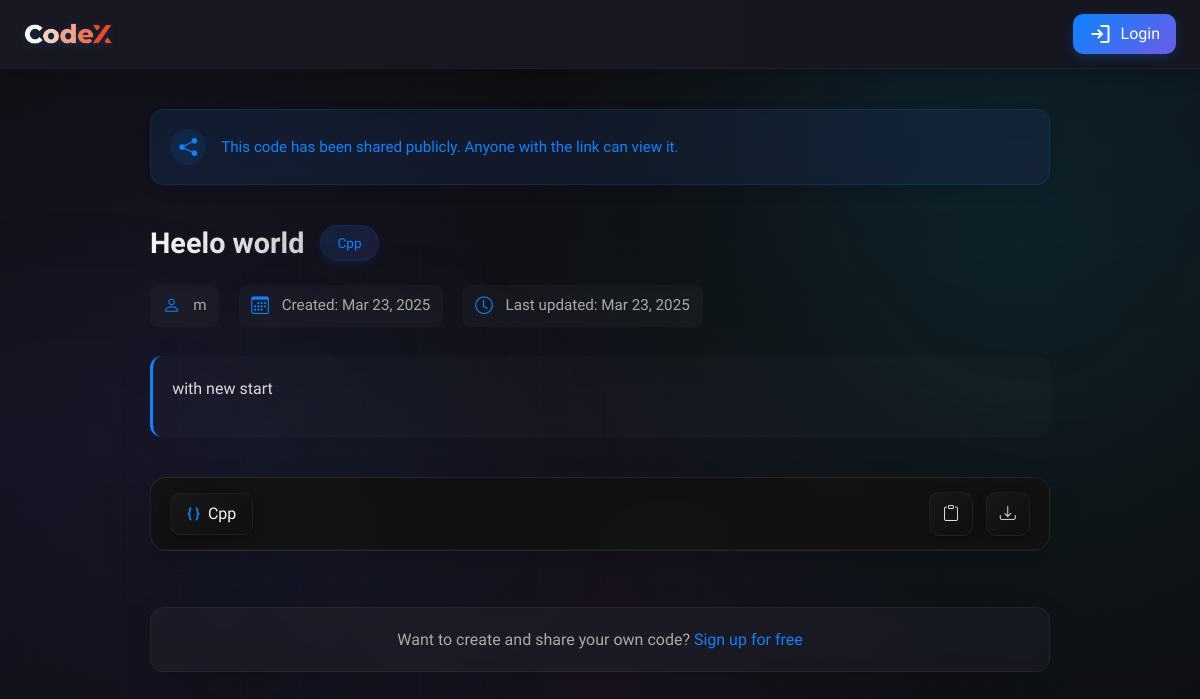
The app's page /core/shared-code/6/ with its own data.
### core/models.py (models this page shows, shortened)
class CodeSnippet(models.Model):
    title = models.CharField(max_length=100)
    description = models.TextField(blank=True, null=True)
    language = models.CharField(max_length=20, choices=LANGUAGE_CHOICES)
    owner = models.ForeignKey(User, on_delete=models.CASCADE, related_name='snippets')
    code_content = models.TextField()
    user_input = models.TextField(
        blank=True,
        null=True,
        help_text="Input provided by the user for code execution"
    )
    requirements = models.TextField(
        blank=True,
        null=True,
        help_text="Additional requirements or specifications for the code"
    )
    created_at = models.DateTimeField(auto_now_add=True)
    updated_at = models.DateTimeField(auto_now=True)

### core/views.py (the view)
# urls.py: path('shared-code/<int:pk>/', views.shared_code, name='shared_code'),
def shared_code(request, pk):
    snippet = get_object_or_404(CodeSnippet, pk=pk)
    return render(request, 'shared_code.html', {'snippet': snippet})

### templates/shared_code.html (shortened to what this page needs)
{% extends 'base.html' %}
{% load static %}
{% block extra_css %}
    <link rel="stylesheet" href="https://cdn.jsdelivr.net/npm/bootstrap-icons@1.11.0/font/bootstrap-icons.css">
    <link rel="stylesheet" href="https://cdnjs.cloudflare.com/ajax/libs/codemirror/5.65.2/codemirror.min.css">
    <link rel="stylesheet" href="https://cdnjs.cloudflare.com/ajax/libs/codemirror/5.65.2/theme/dracula.min.css">
    <link rel="stylesheet" href="{% static 'css/shared_code.css' %}">
{% endblock %}
{% block background_elements %}
    <div class="bg-element bg-element-1"></div>
{% endblock %}
{% block header %}
    <header class="header">
        <div class="logo-section">
            <img src="{% static 'codexc.png'%}" alt="CodeX Logo"/>
        </div>
        <a href="{% url 'login_page' %}" class="login-btn">
            <span class="material-symbols-outlined">login</span> Login
        </a>
    </header>
{% endblock %}
{% block content %}
    <div class="main-content">
        <div class="container-fluid">
            <div class="row">
                <div class="col-12">
                    <div class="shared-banner">
                        <i class="bi bi-share-fill"></i>
                        <div class="shared-info">
                            This code has been shared publicly. Anyone with the link can view it.
                        </div>
                    </div>
                    <div class="code-info">
                        <div class="code-title">
                            <h2>{{ snippet.title }}</h2>
                            <span class="language-badge">{{ snippet.language|capfirst }}</span>
                        </div>
                        <div class="code-meta">
                            <div class="meta-item">
                                <i class="bi bi-person"></i>
                                <span>{{ snippet.owner.username }}</span>
                            </div>
                            <div class="meta-item">
                                <i class="bi bi-calendar3"></i>
                                <span>Created: {{ snippet.created_at|date:"M d, Y" }}</span>
                            </div>
                            <div class="meta-item">
                                <i class="bi bi-clock"></i>
                                <span>Last updated: {{ snippet.updated_at|date:"M d, Y" }}</span>
                            </div>
                        </div>
                        {% if snippet.description %}
                            <div class="code-description">
                                <p>{{ snippet.description }}</p>
                            </div>
                        {% endif %}
                    </div>
                    <div class="code-container">
                        <div class="code-header">
                            <div class="language-name">
                                <span class="language-icon">{ }</span>
                                {{ snippet.language|capfirst }}
                            </div>
                            <div class="code-actions">
                                <button class="btn-icon tooltip-container" id="copy-code">
                                    <i class="bi bi-clipboard"></i>
                                </button>
                                <button class="btn-icon tooltip-container" id="download-code">
                                    <i class="bi bi-download"></i>
                                </button>
                            </div>
                        </div>
                    </div>
                </div>
            </div>
            <div class="row">
                <div class="col-12">
                    <div class="signup-prompt">
                        <p>Want to create and share your own code? <a href="{% url 'register' %}">Sign up for free</a></p>
                    </div>
                </div>
            </div>
        </div>
    </div>
{% endblock %}

### records on screen
CodeSnippet: title "Heelo world", language "Cpp", owner.username "m", created_at "Mar 23, 2025", updated_at "Mar 23, 2025", description "with new start"
